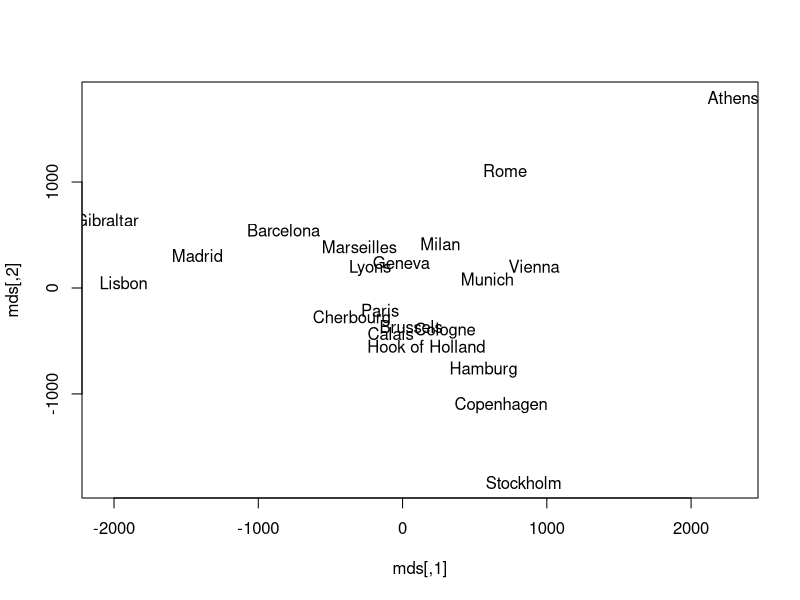

The R source for this figure:
#title: "Dimensionality Reduction Tutorial"
#author: "Julian Kanjere"
#date: "August 2019"

####################START MDS USING EURODIST DATASET##########################################################
#The eurodist gives the road distances (in km) between 21 cities in Europe. 
#The data are taken from a table in The Cambridge Encyclopaedia.
#i.e. eurodist is already an existing distance matrix (in contrast with a n x P dataset that we 
#would need to run dist(dataset_name) in order to return an n x n distance matrix where n is number 
#observations and P is number of features)
help(eurodist) 

#create matrix, 21 rows x 21 columns
#the distance matrix represents the travel distance between 21 European cities in kilometers
eurodist_mat <- as.matrix(eurodist)

#view matrix
View(eurodist_mat)

#Run classical MDS 
#NB - this would have similar results to a PCA that returns 2 PC's i.e. prcomp(eurodist)$x[, 1:2]
mds <- cmdscale(eurodist) 

#Now that the 21-dimensional space has been transformed/reduced into 2 dimensions, we can plot and easily visualise
#this would have been hard with the original 21 x 21  distance matrix
plot(mds, type = 'n')
text(mds[, 1], mds[, 2], labels(eurodist))

####################END MDS USING EURODIST DATASET##########################################################

